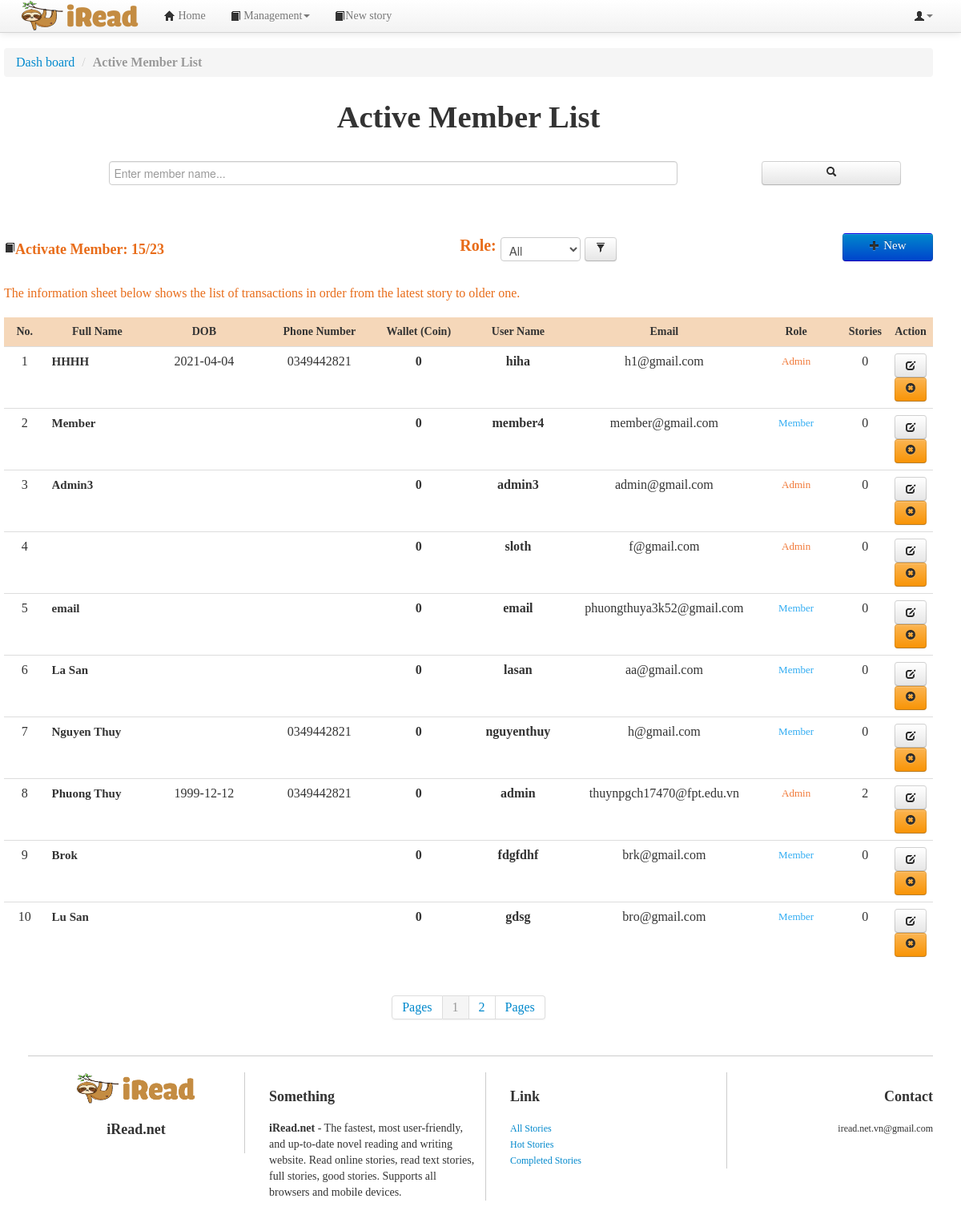
The page /admin/memberlist.php (signed in) on the database its author committed.
### tables this page shows
CREATE TABLE `member` (
  `memberID` int(10) NOT NULL,
  `fullName` varchar(255) DEFAULT NULL,
  `dob` date DEFAULT NULL,
  `phoneNumber` varchar(15) DEFAULT NULL,
  `username` varchar(50) DEFAULT NULL,
  `wallet` int(11) DEFAULT 0,
  `image` varchar(255) DEFAULT 'default avt.jpg'
);

CREATE TABLE `account` (
  `username` varchar(50) NOT NULL,
  `password` varchar(150) NOT NULL,
  `role` varchar(7) NOT NULL,
  `email` varchar(255) NOT NULL,
  `token` varchar(50) DEFAULT NULL,
  `createAt` timestamp NULL DEFAULT NULL,
  `status` tinyint(4) NOT NULL DEFAULT 0
);

### db.php (called while the page is built, shortened)
<?php
	$hostname='localhost';
	$username='root';
	$password='';
	$dbname='final_project';
	$port=3306;
	function query($sql)
	{
		global $hostname;
		global $username;
		global $password;
		global $dbname;
		global $port;
		$conn = new mysqli($hostname, $username, $password, $dbname, $port);
		$result = $conn->query($sql);
		$rows = mysqli_fetch_all($result);
		return $rows;
	}
	function execsql($sql)
	{
		global $hostname;
		global $username;
		global $password;
		global $dbname;
		global $port;
		$conn = new mysqli($hostname, $username, $password, $dbname, $port);
		$result = $conn->query($sql);
		return $result;
	}
?>

### admin/memberlist.php (the view, shortened to what this page needs)
<!DOCTYPE html>
<html lang="vi">
<head>
<link href="../css/bootstrap.min.css" rel="stylesheet">
<link href="../css/bootstrap-responsive.css" rel="stylesheet">
<link href="../css/yamm.css" rel="stylesheet">
<link href="../css/style.css" rel="stylesheet">
<link href="../css/chosen.css" rel="stylesheet">
</head>
<?php
  require_once("../db.php");
    if(!isset($_SESSION['username'])){
?>
      <script >
      alert ("You must login to access this page!");
      window.location.replace("../login.php");
    </script>
<?php
  }else{
	$sql = "SELECT * FROM member";
	$total = count(query($sql));
  	if($_SESSION['page'] == "all"){
	  	$sql = "SELECT memberID, fullName, dob, phoneNumber, member.username, wallet, image, role, email FROM member INNER JOIN account ON  member.username = account.username";
		$row = query($sql);
		$total_activate = count($row);
	}elseif($_SESSION['page'] != "all"){
	 	$sql = "SELECT memberID, fullName, dob, phoneNumber, member.username, wallet, image, role, email FROM member INNER JOIN account ON  member.username = account.username WHERE role = '".$_SESSION['page']."'";
	    $row = query($sql);
	    $total_activate = count($row);
	}
	?>
	<?php
  }
?>
<body>
<?php
	require_once("../headers/admin_header.php");
?>
<div class="container">
<div class="container-fluid">
	<div class="row col-md-12 wrapper">
			<ul class="breadcrumb">
				<li>
					<div itemscope>
						<a href="admin.php" itemprop="url"><span itemprop="title">Dash board</span></a>
						<span class="divider">/</span>
					</div>
				</li>
				<li class="active"><strong>Active Member List</strong></li>
			</ul>
	</div>
	<div class="row wrapper ">
		<h1 style="text-align: center;margin-top: 10px;">Active Member List</h1>
		<div style =" width: 100%; text-align: center;" >
			<form action="memberlist.php" method="POST">
			<?php
				if(!isset($_POST['search']) || $_POST['search'] == ""){
			?>
				<input type="text" name="search" class=" " placeholder="Enter member name..." style =" width: 60%; margin-top: 25px;margin-left: 25px;">
			<?php
			}else{
			?>
				<input type="text" name="search" class=" " placeholder="Enter member name..." value="<?=$search?>" style =" width: 60%; margin-top: 25px;margin-left: 25px;">
			<?php
			}
			?>
				<button class="btn" type="submit" name="search_name" style="float: right; margin-top: 25px; margin-right: 40px; width: 15%"><i class="icon-search"></i></button>
			</form>
		</div>
		<ul class="nav" style="margin-top: 40px;">
			<li class="disable" style="float:left;width: 40%; color: #E86C19;">
				<?php
				if($_SERVER['REQUEST_METHOD'] == 'POST' && isset($_POST['search']) && $_POST['search'] != "" ){
			?>
					<h2><i class="icon-book icon-large"></i>Search Results: <?=$total_search?></h2>
			<?php
				}elseif(isset($_POST['memberID']) && $_POST['memberID']){
			?>
					<h2><i class="icon-book icon-large"></i>MemberID = <?=$_POST['memberID']?></h2>
			<?php
				}else{
			?>
					<h2><i class="icon-book icon-large"></i>Activate Member: <?=$total_activate?>/<?=$total?></h2>
			<?php
				}
			?>
			</li>
			<li class="disable" style="float:left;width: 35%; color: #E86C19; text-align: center; font-size: 20px; font-weight: bold">
				<form method="POST" action="memberlist.php">
					<?php
						if($_SESSION['page'] == "all"){
					?>
						Role:	<select name="type_acc" id="type_acc" style="width: 100px;font-size: 15px; margin-top: 15px;" >
		  						<option value="all" style="font-size: 15px;" selected="selected">All</option>
							</select>
							<button type="submit" class="btn" style="margin-top: 5px;"><i class="icon-filter icon-large"></i></button>
					<?php
						}
					?>
				</form>
			</li>
			<li style="float: right;width: 25%; margin-top: 10px"><a href="./newaccount.php" style="width: 30%; height: auto; min-height: 25px; float: right; font-size: 15px; background-color: blue"  class="btn btn-primary"><i class="icon-plus icon-large"></i> New</a></li>
		</ul>
		<ul class="nav" style="font-size: 16px; width: 100%; float:left; color: #E86C19;"> The information sheet below shows the list of transactions in order from the latest story to older one.</ul>
		<div class="table-responsive" style="margin-top: 120px; width:100%">
			<table class="table" style="width: 100%">
				<thead>
					<tr>
						<th style="text-align: center; font-size: 14px; width: 5%; background-color: #F5D7B9">No.</th>
						<th style="text-align: center; font-size: 14px; width: 10%; background-color: #F5D7B9">Full Name</th>
						<th style="text-align: center; font-size: 14px; width: 15%;background-color: #F5D7B9">DOB</th>
						<th style="text-align: center; font-size: 14px; width: 15%;background-color: #F5D7B9">Phone Number</th>
						<th style="text-align: center; font-size: 14px; width: 10%;background-color: #F5D7B9">Wallet (Coin)</th>
						<th style="text-align: center; font-size: 14px; width: 15%;background-color: #F5D7B9">User Name</th>
						<th style="text-align: center; font-size: 14px; width: 15%;background-color: #F5D7B9">Email</th>
						<th style="text-align: center; font-size: 14px; width: 15%;background-color: #F5D7B9">Role</th>
						<th style="text-align: center; font-size: 14px; width: 5%;background-color: #F5D7B9">Stories</th>
						<th style="text-align: center; font-size: 14px; width: 5%;background-color: #F5D7B9">Action</th>
				</thead>
				<tbody>
				<?php
					$allrow = count($row);
					$pagesize = 10;
					$allpage = 1;
					if($allrow % $pagesize == 0){
						$allpage = $allrow / $pagesize;
					}else{
						$allpage = (int)($allrow / $pagesize) + 1;
					}
					$beginrow = 1;
					$currentpage = 1;
					if((!isset($_GET['currentpage'])) || ($_GET['currentpage'] == '1'))
					{
						$beginrow = 0;
						$currentpage = 1;
					}else{
					$beginrow = ($_GET['currentpage'] - 1) * $pagesize;
					$currentpage = $_GET['currentpage'];
					}
					if($_SESSION['page'] == "all"){
						$sql2= "SELECT memberID, fullName, dob, phoneNumber, member.username, wallet, image, role, email FROM member INNER JOIN account ON  member.username = account.username ORDER BY memberID DESC LIMIT {$beginrow} , {$pagesize}";
					}else{
						$sql2= "SELECT memberID, fullName, dob, phoneNumber, member.username, wallet, image, role, email FROM member INNER JOIN account ON  member.username = account.username WHERE role ='".$_SESSION['page'] ."' ORDER BY memberID DESC LIMIT {$beginrow} , {$pagesize}";
					}
					if(execsql($sql2) != null){
						$row2 = query($sql2);
						for($i=0; $i < count($row2); $i++)
						{
							$memberID = $row2[$i][0];
							$usname = $row2[$i][4];
							$memname = $row2[$i][1];
							if($row2[$i][2] == null || $row2[$i][2] == "0000-00-00"){
								$dob =  "";
							}else{
								$dob = $row2[$i][2];
							}
							$phone = $row2[$i][3];
							$wallet = $row2[$i][5];
							$rolemember = $row2[$i][7];
							$email = $row2[$i][8];
							$sql3 = "SELECT * FROM story WHERE memberID='" .$memberID . "'";
	                        $result3 = execsql($sql3);
	                        if($result3 != null){
	                        	$total_story = count(query($sql3));
	                        }else{
	                        	$total_story = "";
	                        }
				?>
					<tr>
						<td style="width: 5%; text-align: center;"><?=$i+1+($currentpage-1)*10?></td>
						<td class="nav-list name_list" style="width: 13%">
							<div class="media truyen-item">
								<a class="pull-left" href="chapterlist.php?storyID=<?=$row2[$i][0]?>">
									<h2 class="media-heading" style="font-size: 15px;line-height:20px;margin: 0;padding: 0;font-weight: bold;color:#333333; text-align: left;">
										<?=$memname?>
                            		</h2>
								</a>
							</div>
						</td>
						<td style="width: 15%">
							<div  style="text-align: center; width: 100%">
								<div class="media-body">
								<?=$dob?>
								</div>
							</div>
						</td>
						<td style="width: 15%; text-align: center;">
							<?=$phone?>
						</td>
						<td style="width: 10%; text-align: center;">
 							<b><?=$wallet?></b>
						</td>
						<td style="width: 12%; text-align: center;">
							<b> <?=$usname?></b>
						</td>
						<td style="width: 10%; text-align: center;">
							<?=$email?>
						</td>
						<td style="width: 10%; text-align: center;">
							<form method="POST" action="accountlist.php">
							<?php
								if($rolemember == "admin"){
							?>
				  					<div value="admin" style="font-size: 13px; color: #F17938">Admin</div>
							<?php
								}
								if($rolemember == "member") {
							?>
				  					<div value="member" style="font-size: 13px; color: #31ACF2">Member</div>
							<?php
								}
							?>
							</form>
						</td>
						<td style="width: 5%; text-align: center; ">
							<?=$total_story?>
						</td>
						<td style="width: 5%; text-align: center; ">
							<a href="updateprofile.php?memberID=<?=$memberID?>" class="btn"><i class="icon-edit"></i></a>
							<?php
								if($usname != ""){
							?>
									<button type="button" name="btn_delete" id="btn_delete<?=$memberID?>" class="btn btn-warning" data-toggle="modal" data-target="#delete_confirm<?=$memberID?>"><i class="icon-remove-sign"></i>
									</button>
							<?php
								}
							?>
						</td>
					</tr>
				<?php
					}
				}
				?>
				</tbody>
			</table>
		</div>
			<div class="paging">
				<div class="pagination pagination-centered">
					<ul>
						<li class="disable"><a href="">Pages</a></li>
							<?php
							for($i = 1; $i <= $allpage; $i++)
							{
								if($currentpage == $i){
								?>
									<li class="active"><a href=""><?=$i?></a></li>
								<?php
								}else{
							?>
									<li class="disable"><a href="memberlist.php?currentpage=<?=$i?>"><?php echo $i ." "; ?></a></li>
							<?php
								}
							}
							?>
						<li class="disable"><a href="">Pages</a></li>
					</ul>
				</div>
			</div>
			</div>
			<?php
			require_once("../footers/footer.php");
		?>
		</div>
</body>
</html>

### css/style.css (style rules this page uses)
body { position:relative;background:white;font-family:Verdana,"Times New Roman",sans-serif; font-size: 14px; }
.list_index li a,.name_list a { color:#000000; }
#noidungtruyen h1,h2 { font-size:18px; }
.wrapper { font-size:16px; }
.table-responsive { display: block; width: 100%; overflow-x: auto; -webkit-overflow-scrolling: touch; -ms-overflow-style: -ms-autohiding-scrollbar; }

### admin/memberlist.php (style rules this page uses)
body { padding-top:60px;padding-bottom:40px;height:auto; }

### rows shown on the page
member: currentpage "1", fullName "HHHH", dob "2021-04-04", phoneNumber "0349442821", wallet "0", username "hiha", username.email "h1@gmail.com", shows "Admin", total_story "0"
member: currentpage "2", fullName "Member", wallet "0", username "member4", username.email "member@gmail.com", total_story "0"
member: currentpage "3", fullName "Admin3", wallet "0", username "admin3", username.email "admin@gmail.com", total_story "0"
member: currentpage "4", wallet "0", username "sloth", username.email "f@gmail.com", shows "Admin", total_story "0"
member: currentpage "5", fullName "email", wallet "0", username "email", username.email "phuongthuya3k52@gmail.com", shows "Member", total_story "0"
member: currentpage "6", fullName "La San", wallet "0", username "lasan", username.email "aa@gmail.com", shows "Member", total_story "0"
member: currentpage "7", fullName "Nguyen Thuy", phoneNumber "0349442821", wallet "0", username "nguyenthuy", username.email "h@gmail.com", shows "Member", total_story "0"
member: currentpage "8", fullName "Phuong Thuy", dob "1999-12-12", phoneNumber "0349442821", wallet "0", username "admin", username.email "thuynpgch17470@fpt.edu.vn", shows "Admin", total_story "2"
member: currentpage "9", fullName "Brok", wallet "0", username "fdgfdhf", username.email "brk@gmail.com", shows "Member", total_story "0"
member: currentpage "10", fullName "Lu San", wallet "0", username "gdsg", username.email "bro@gmail.com", shows "Member", total_story "0"

### other values the page prints
$total_activate "15"
$total "23"
